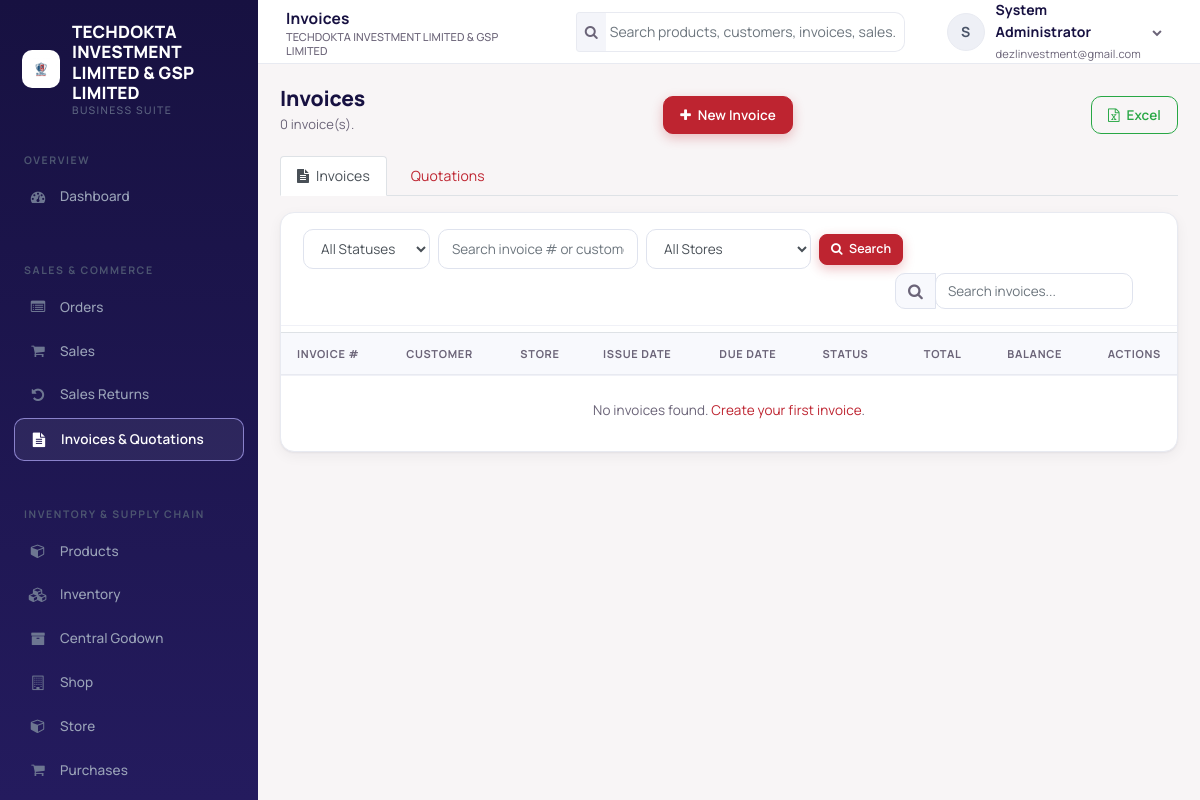
Screenshot of /invoices.php (signed in) with the database file from the repository.
### tables this page shows
CREATE TABLE `users` (
  `user_id` int(10) UNSIGNED NOT NULL,
  `tenant_id` int(10) UNSIGNED NOT NULL,
  `username` varchar(100) NOT NULL,
  `email` varchar(191) NOT NULL,
  `password_hash` varchar(255) NOT NULL,
  `first_name` varchar(100) NOT NULL,
  `last_name` varchar(100) NOT NULL,
  `phone` varchar(50) DEFAULT NULL,
  `is_active` tinyint(1) NOT NULL DEFAULT 1,
  `last_login` datetime DEFAULT NULL,
  `created_at` timestamp NOT NULL DEFAULT current_timestamp()
);

### invoices.php (the view, shortened to what the rows shown need)
<?php
require_once 'header.php';
require_once 'auth_check.php';
$page_title = 'Invoices';
require_once 'navbar.php';
require_once 'sidebar.php';
?>
<div class="page-head">
    <div>
        <h1 class="page-title">Invoices</h1>
    </div>
</div>
<div class="card">
    <div class="card-body p-0">
        <div class="table-responsive">
            <table class="table table-hover data-table">
                <thead>
                    <tr>
                        <th>Invoice #</th>
                        <th>Customer</th>
                        <th><?php echo is_godown_manager() ? 'Godown' : 'Store'; ?></th>
                        <th>Issue Date</th>
                        <th>Due Date</th>
                        <th>Status</th>
                        <th class="text-right">Total</th>
                        <th class="text-right">Balance</th>
                        <th class="text-right">Actions</th>
                    </tr>
                </thead>
            </table>
        </div>
    </div>
</div>
<?php require_once 'footer.php'; ?>

### navbar.php (shortened to what the rows shown need)
<div class="app-main">
    <header class="topbar">
        <div class="topbar-title"><?php echo isset($page_title) ? e($page_title) : e(system_title()); ?><small><?php echo e(system_title()); ?></small></div>
        <div class="dropdown">
            <a href="#" class="user-menu" data-toggle="dropdown">
                <span class="avatar"><?php echo e(strtoupper(substr($current_user->first_name, 0, 1))); ?></span>
                <span class="hide-xs"><strong><?php echo e($current_user->fullName()); ?></strong><br><small class="text-muted"><?php echo e($current_user->email); ?></small></span>
                <i class="fa fa-chevron-down hide-xs" style="font-size:10px;color:var(--text-muted)"></i>
            </a>
        </div>
    </header>
    <main class="app-content">

### sidebar.php (shortened to what the rows shown need)
<aside class="sidebar" id="sidebar">
    <div class="sidebar-brand">
        <?php $sidebar_logo = system_logo_path(); ?>
        <?php if ($sidebar_logo !== ''): ?>
            <img src="<?php echo e($sidebar_logo); ?>" alt="" class="sidebar-logo">
        <?php endif; ?>
        <div class="brand-text"><?php echo e(system_title()); ?><small>Business Suite</small></div>
    </div>
</aside>

### rows the page displays
users: tenant "TECHDOKTA INVESTMENT LIMITED & GSP LIMITED", first_name "S", $current_user->fullName() "System Administrator", email "dezlinvestment@gmail.com"

### other values shown
$page_title "Invoices"
count($invoices) "0"
